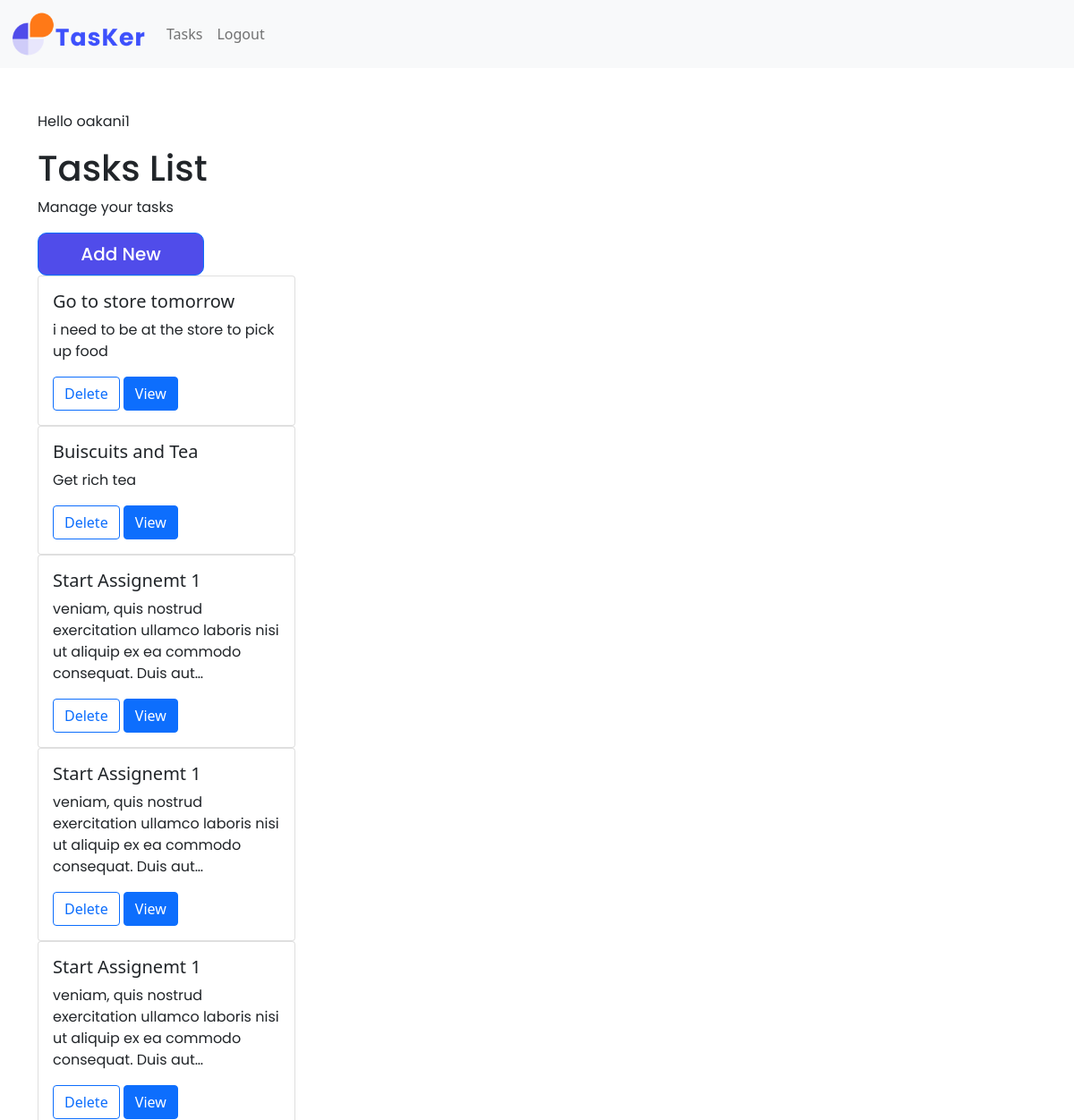
/tasks (signed in, upper part), run on an earlier commit of the app's database.
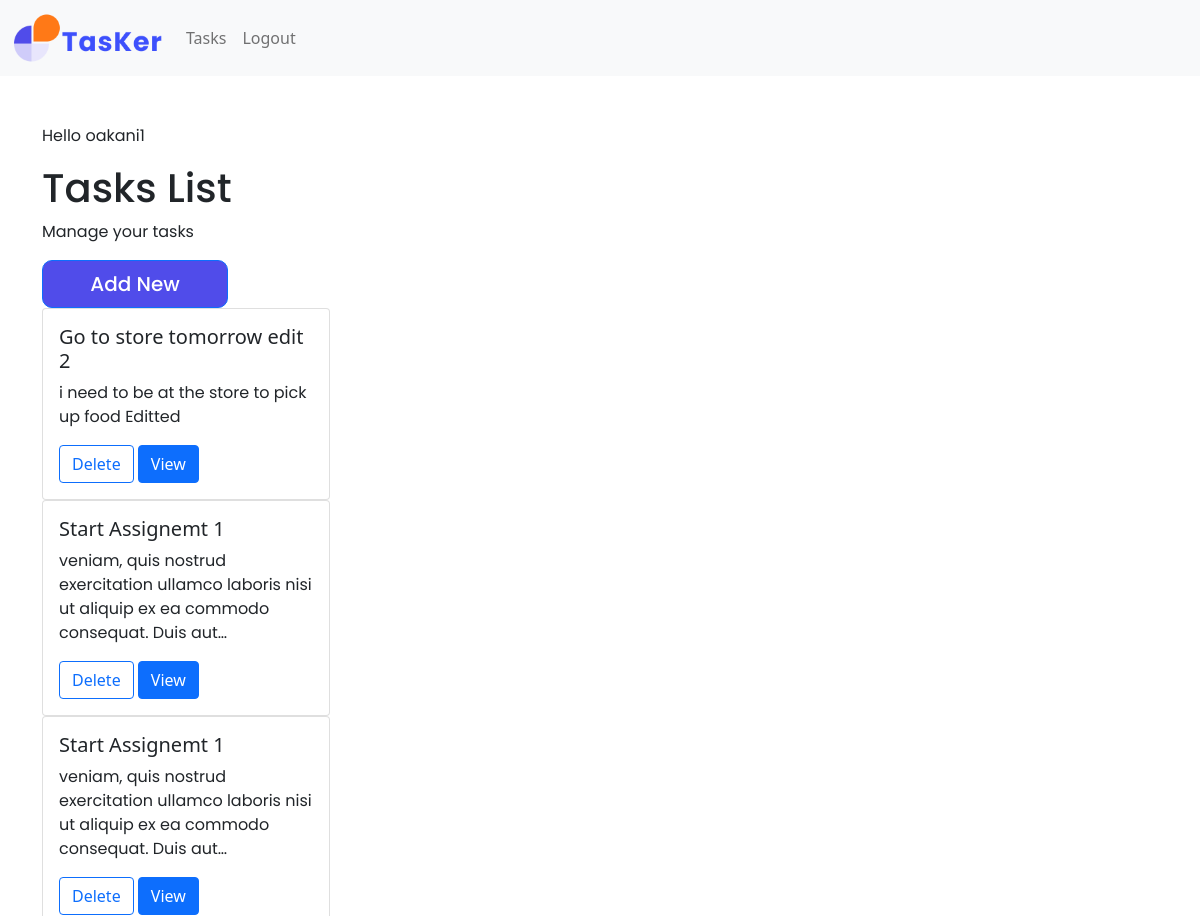
And on a later commit of the database.
### tasks/models.py (models this page shows, shortened)
class Task(models.Model):
    task_name = models.CharField(max_length=200, null=False, blank=False)
    description = models.TextField(blank=True)
    priority = models.IntegerField(choices=PRIORITY, default=0)
    user_name = models.ForeignKey(
        User, on_delete=models.CASCADE, related_name="task"
    )
    start_time = models.DateTimeField(null=False, blank=False)
    progress = models.IntegerField(null=False, blank=False)
    status = models.IntegerField(choices=STATUS, default=0)

### tasks/views.py (the view)
# urls.py: path("tasks", views.show_task_page, name="tasks"),
@login_required
def show_task_page(request):
    all_tasks = Task.objects.all()
    context = {
        "tasks": all_tasks,
    }
    return render(request, 'tasks/tasks.html', context)
    template_name = "task/tasks.html"
    paginate_by = 6

### tasks/templates/tasks/tasks.html (shortened to what this page needs)
{% extends "base.html" %}
{% load static %}
{% block content %}
  <section>
<p>Hello {{user}}</p>
<h1>Tasks List</h1>
<p>Manage your tasks</p>
<a href="{% url 'create' %}"  type="button" class="btn btn-primary btn-lg btn-style col-md-2 col-12 ">Add New</a>
    {% for task in tasks %}
    {% if  task.user_name == request.user %}
    <div class="card" style="width: 18rem;">
      <div class="card-body">
        <h5 class="card-title">{{task.task_name}}</h5>
        <p class="card-text">{{task.description | truncatechars:100}}</p>
        <a href="{% url 'delete' task.id %}" class="btn btn-outline-primary">Delete</a>
        <a href="{% url 'edit' task.id %}" class="btn btn-primary">View</a>
      </div>
    </div>
    {% endif %}
    {% endfor %}
</section>
</body>
{% endblock %}

What changed in the data, as far as the page shows it:
removed Task: task_name "Buiscuits and Tea", description "Get rich tea"
removed Task: task_name "Start Assignemt 1", description "veniam, quis nostrud exercitation ullamco laboris nisi ut aliquip ex ea commodo consequat. Duis aut…"
changed Task: task_name "Go to store tomorrow" → "Go to store tomorrow edit 2"; description "i need to be at the store to pick up food" → "i need to be at the store to pick up food Editted"
